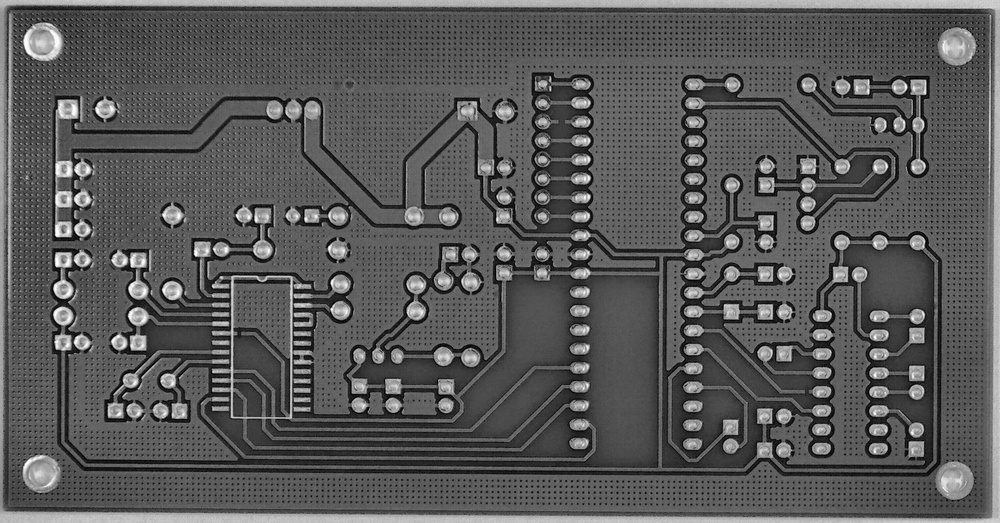
#> input picture data/dataset_limszeping_set1/images/train/01_open_circuit_19.jpg, 1000 x 523 px, shrunk from 3034 x 1586 before the run
$ python -i preprocessing.py   (imports and definitions only)
#> lines starting #> are read from the running program, lines starting #| are printed output that depends on the picture; after the words box and inside, x2 and y2 are one past the last pixel; in counts of white or black regions, pixels touching at a corner belong together
#> further down, picture is the input picture: shape (523, 1000, 3); min 0, max 255, mean 88.8
"""
Preprocessing - grayscale.

This is the melvinwongkakian preprocessing module, switched from colour to
single-channel grayscale to match the rest of the team (Lee Wanching's
homomorphic/Wiener/DWT chain and Lim Zseping's CLAHE/gamma/Laplacian chain
both operate on and return grayscale). Standardising on one channel depth
across all three of us means the cross-member comparison is measuring
technique quality, not colour-vs-grayscale as a confound.

This is a considered trade-off, not a free improvement: converting to
grayscale before saving means the copper/solder-mask colour distinction is
gone from the training images for this branch. Every function here still
returns a genuine single-channel (H, W) uint8 array, matching how the other
two members save their output, so a saved JPEG is truly grayscale rather
than a colour image with the channels merely made equal.
"""

import cv2
import numpy as np


# ---------------------------------------------------------------------
# Helpers
# ---------------------------------------------------------------------

def to_gray(image_bgr):
    """Convert a BGR image to single-channel grayscale, or pass through."""
    if image_bgr.ndim == 2:
        return image_bgr.copy()
    return cv2.cvtColor(image_bgr, cv2.COLOR_BGR2GRAY)


def to_binary(mask):
    return np.where(mask > 0, 255, 0).astype(np.uint8)


# ---------------------------------------------------------------------
# A. Gaussian filtering
# ---------------------------------------------------------------------

# [9 lines left out: function gaussian_filter, not called in this run]


# ---------------------------------------------------------------------
# B. Canny-guided edge enhancement
# ---------------------------------------------------------------------

def canny_edge_enhance(image, low=50, high=150, weight=0.5):
    """Canny edge detection, blended back into the grayscale base image.

    Both the base and the edge overlay are single-channel here, so the
    output stays grayscale throughout - unlike the colour version, which
    blended edges into the original BGR photograph.
    """
    gray = to_gray(image)
    smoothed = cv2.GaussianBlur(gray, (5, 5), 1.0)
    edges = cv2.Canny(smoothed, low, high, L2gradient=True)
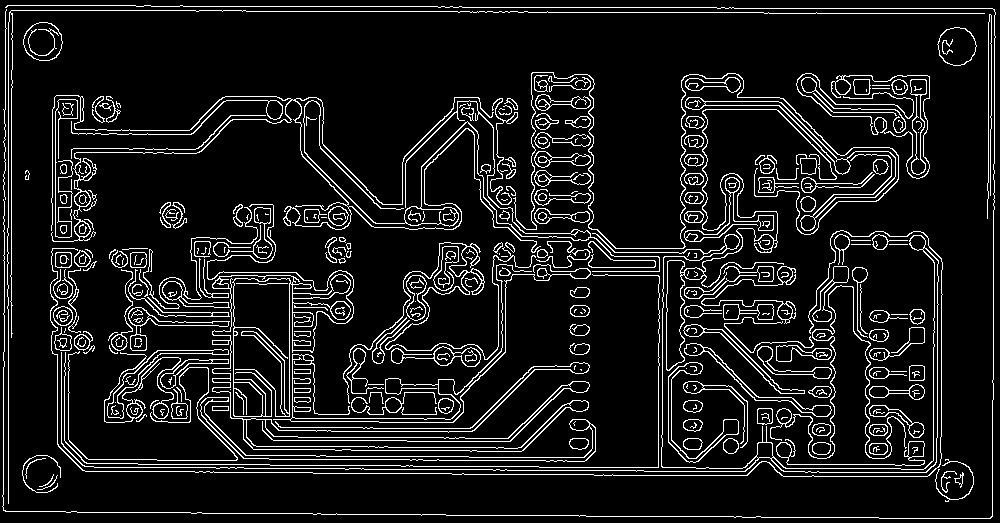
#> edges: shape (523, 1000); 9.7% white in thin lines or dots
    edges = cv2.dilate(edges, np.ones((3, 3), np.uint8))
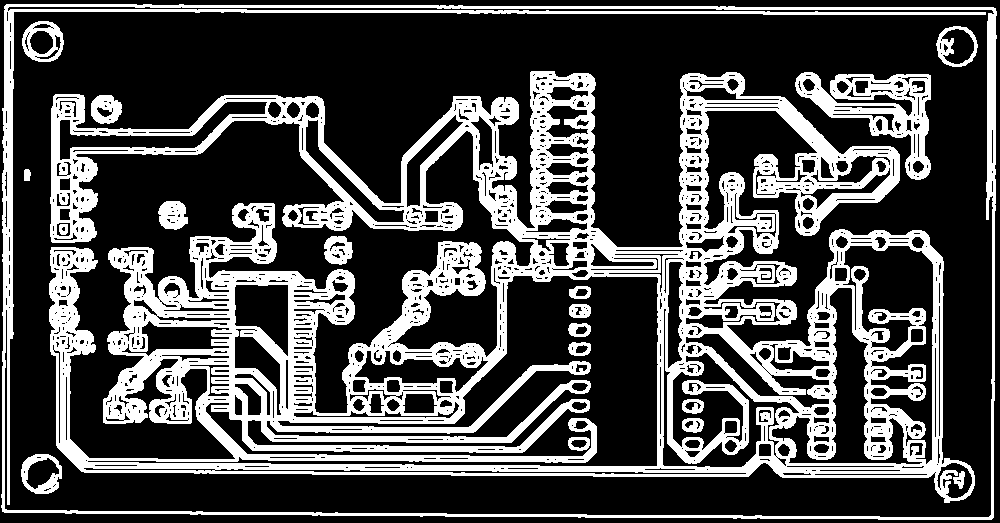
#> edges: shape (523, 1000); 29.5% white; 19 white regions, largest, box (x1, y1, x2, y2) and area: (49, 71, 975, 503) 127414, (1, 4, 997, 520) 15798, (795, 72, 931, 180) 5104

    # Blend the edge map into the grayscale base, not the original colour
    # photograph - addWeighted on two single-channel arrays stays single
    # channel throughout.
    return cv2.addWeighted(gray, 1.0, edges, weight, 0)
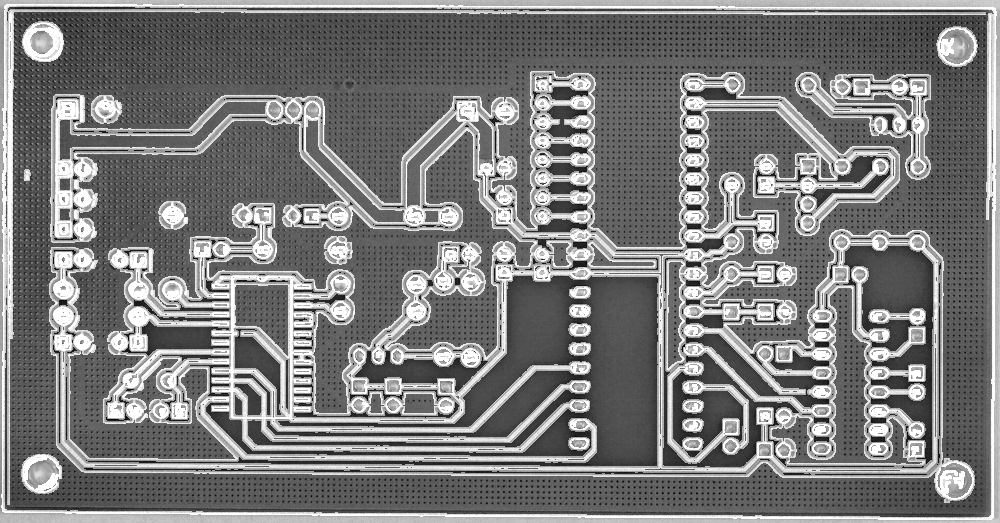
#> returned value: shape (523, 1000); min 0, max 255, mean 123.9


# ---------------------------------------------------------------------
# C. Morphological enhancement
# ---------------------------------------------------------------------

# [44 lines left out: functions morphological_enhance, gaussian_then_canny, not called in this run]


# ---------------------------------------------------------------------
# Registry - mirrors the CONFIGS table used in 02_processed_dataset.ipynb
# ---------------------------------------------------------------------

TECHNIQUES = {
    "gaussian_light":  (gaussian_filter, dict(ksize=3, sigma=0.8)),
    "gaussian_medium": (gaussian_filter, dict(ksize=5, sigma=1.5)),
    "gaussian_heavy":  (gaussian_filter, dict(ksize=9, sigma=2.5)),
    "canny_weak":      (canny_edge_enhance, dict(low=100, high=200, weight=0.3)),
    "canny_medium":    (canny_edge_enhance, dict(low=50, high=150, weight=0.5)),
    "canny_strong":    (canny_edge_enhance, dict(low=30, high=90, weight=0.7)),
    "morph_small":     (morphological_enhance, dict(ksize=5)),
    "morph_medium":    (morphological_enhance, dict(ksize=15)),
    "morph_large":     (morphological_enhance, dict(ksize=25)),
    "winner (A3 heavy Gaussian + B2 medium Canny)": (gaussian_then_canny, dict()),
}

# The technique the app selects by default, applied automatically to every
# image unless someone picks something else from the sidebar for comparison.
# This is the one entry above that represents a conclusion, not just an
# option - it is the configuration the team's seed-verified comparative
# study found to outperform every individual technique on its own. Keeping
# it as a named constant, rather than a bare string repeated in app.py,
# means renaming or replacing the winner later only has one place to edit.
DEFAULT_TECHNIQUE = "winner (A3 heavy Gaussian + B2 medium Canny)"


# [7 lines left out: function apply_technique, not called in this run]

>>> import cv2
>>> picture = cv2.imread('../../data/dataset_limszeping_set1/images/train/01_open_circuit_19.jpg')
>>> result = canny_edge_enhance(picture)

$ run again, on data/dataset_limszeping_set1/images/train/05_open_circuit_06.jpg
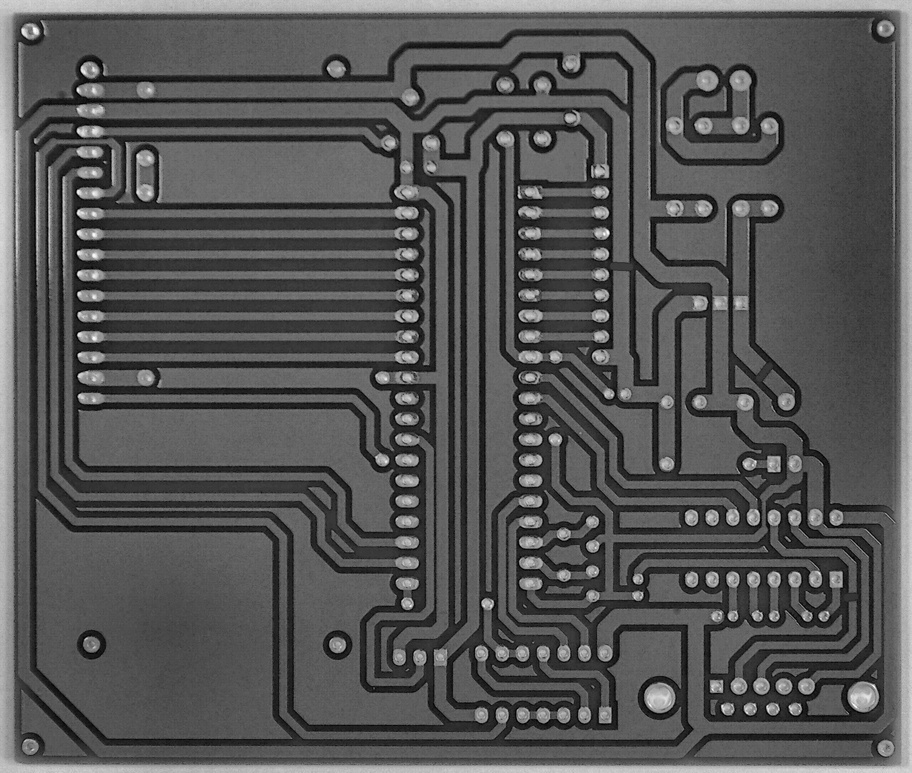
#> input picture data/dataset_limszeping_set1/images/train/05_open_circuit_06.jpg, 912 x 773 px, shrunk from 2544 x 2156 before the run
#> picture is the input picture: shape (773, 912, 3); min 0, max 255, mean 85.2
#> in canny_edge_enhance, `edges = cv2.Canny(smoothed, low, high, L2gradient=True)`:
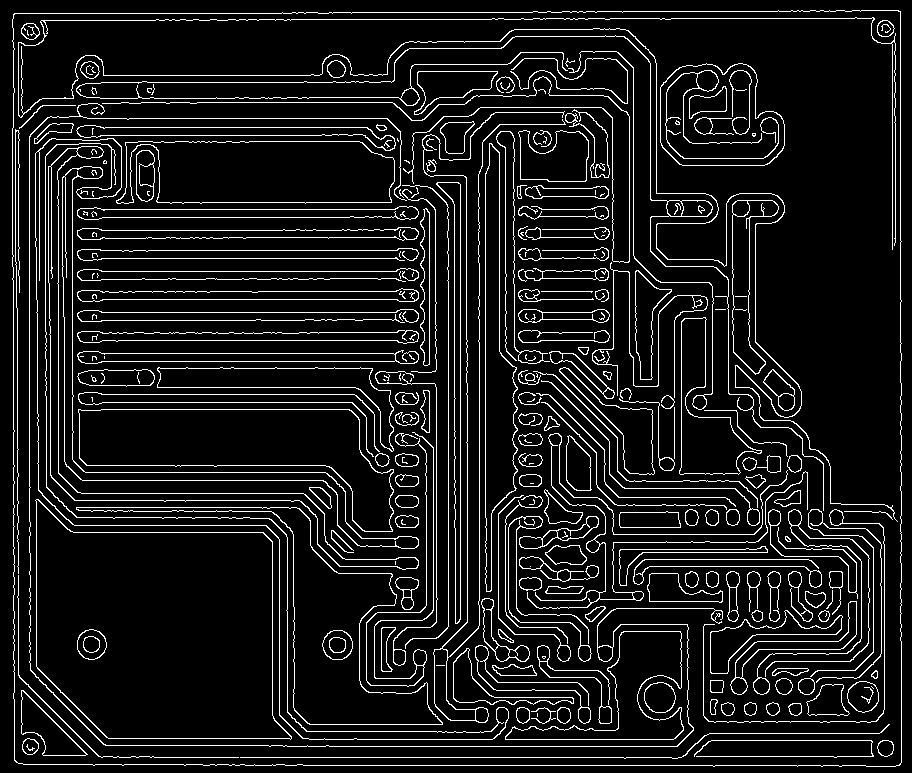
#> edges: shape (773, 912); 9.4% white in thin lines or dots
#> in canny_edge_enhance, `return cv2.addWeighted(gray, 1.0, edges, weight, 0)`:
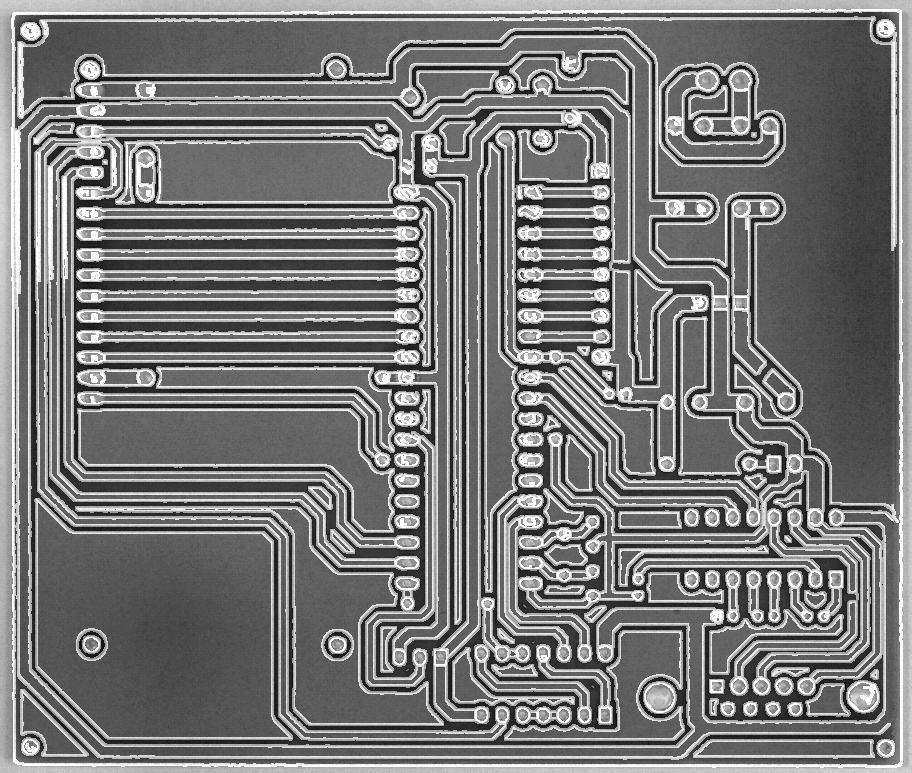
#> returned value: shape (773, 912); min 0, max 255, mean 121.2

$ run again, on data/dataset_limszeping_set1/images/train/07_open_circuit_10.jpg
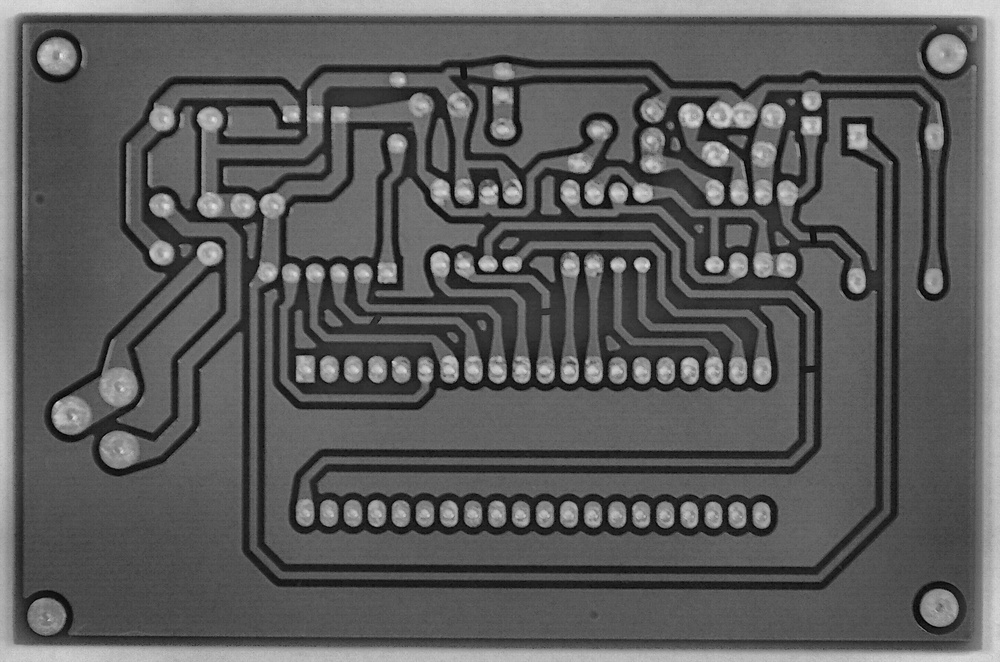
#> input picture data/dataset_limszeping_set1/images/train/07_open_circuit_10.jpg, 1000 x 662 px, shrunk from 2904 x 1921 before the run
#> picture is the input picture: shape (662, 1000, 3); min 0, max 232, mean 91.2
#> in canny_edge_enhance, `edges = cv2.Canny(smoothed, low, high, L2gradient=True)`:
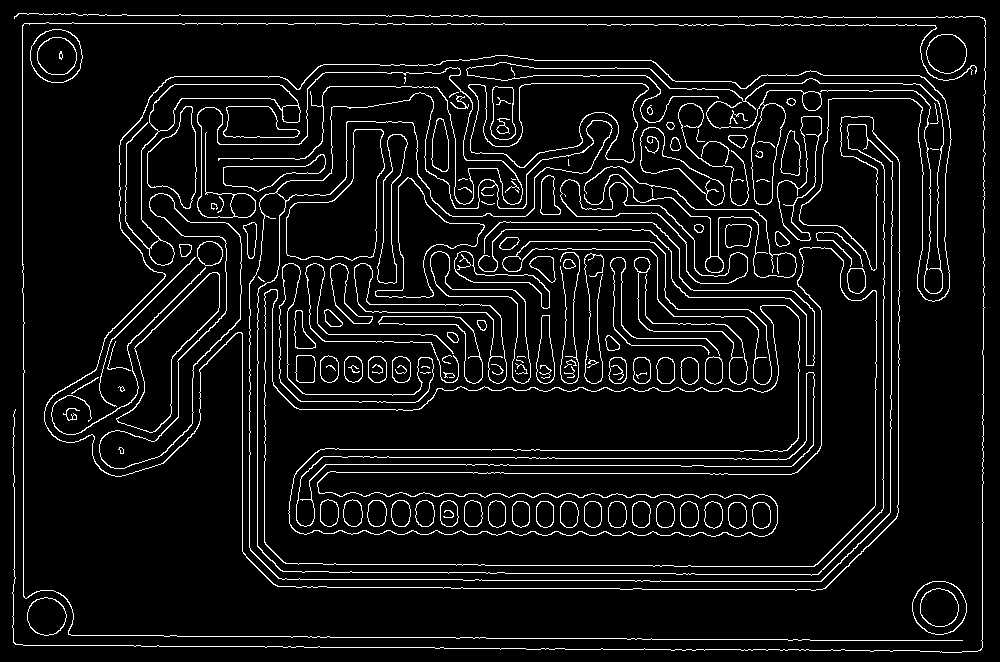
#> edges: shape (662, 1000); 6.9% white in thin lines or dots
#> in canny_edge_enhance, `return cv2.addWeighted(gray, 1.0, edges, weight, 0)`:
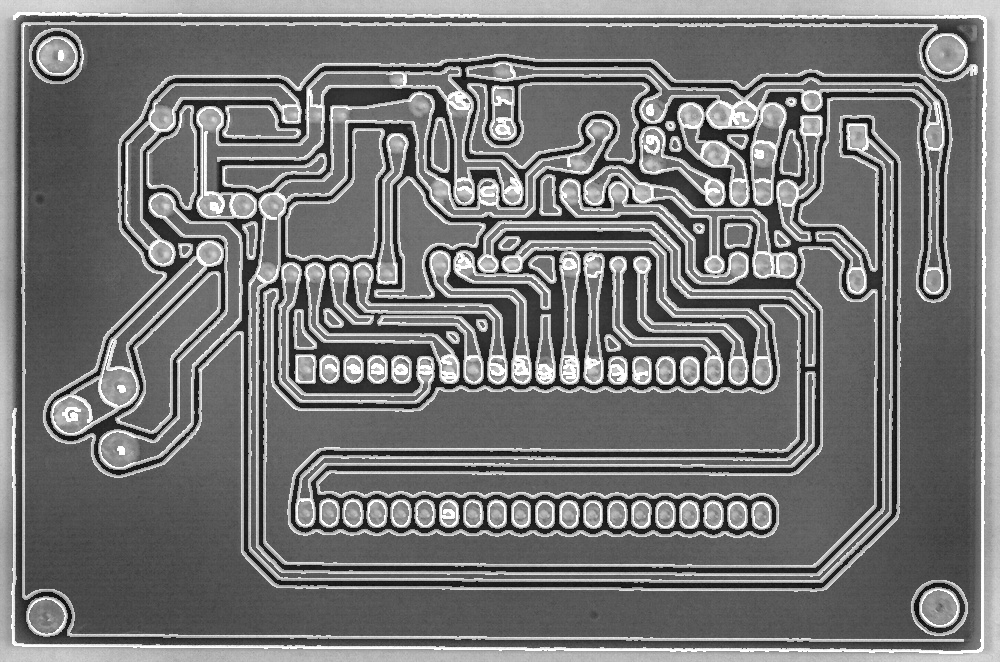
#> returned value: shape (662, 1000); min 0, max 255, mean 118.1
